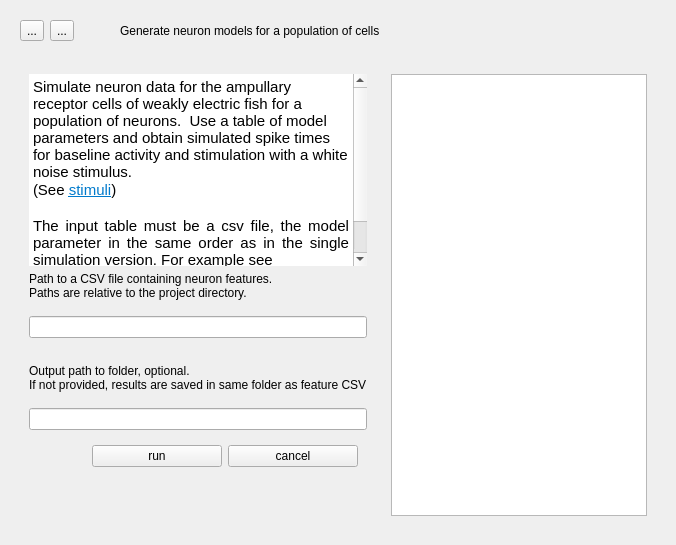
      <widget class="QWidget" name="table_gen">
       <layout class="QVBoxLayout" name="verticalLayout_16" stretch="0,1">
        <item>
         <widget class="QWidget" name="tc_header" native="true">
          <layout class="QHBoxLayout" name="horizontalLayout_4">
           <item>
            <widget class="QToolButton" name="tc_back_to_main">
             <property name="maximumSize">
              <size>
               <width>16777215</width>
               <height>27</height>
              </size>
             </property>
             <property name="text">
              <string>...</string>
             </property>
             <property name="icon">
              <iconset resource="resources.qrc">
               <normaloff>:/icons/pictograms/home.png</normaloff>:/icons/pictograms/home.png</iconset>
             </property>
            </widget>
           </item>
           <item>
            <widget class="QToolButton" name="tc_to_single">
             <property name="maximumSize">
              <size>
               <width>16777215</width>
               <height>27</height>
              </size>
             </property>
             <property name="text">
              <string>...</string>
             </property>
             <property name="icon">
              <iconset resource="resources.qrc">
               <normaloff>:/icons/pictograms/arrow_back.png</normaloff>:/icons/pictograms/arrow_back.png</iconset>
             </property>
            </widget>
           </item>
           <item>
            <spacer name="horizontalSpacer_3">
             <property name="orientation">
              <enum>Qt::Horizontal</enum>
             </property>
             <property name="sizeType">
              <enum>QSizePolicy::Maximum</enum>
             </property>
             <property name="sizeHint" stdset="0">
              <size>
               <width>40</width>
               <height>20</height>
              </size>
             </property>
            </spacer>
           </item>
           <item>
            <widget class="QLabel" name="tc_title">
             <property name="text">
              <string>Generate neuron models for a population of cells</string>
             </property>
             <property name="role" stdset="0">
              <string>title</string>
             </property>
            </widget>
           </item>
          </layout>
         </widget>
        </item>
        <item>
         <widget class="QWidget" name="tc_content" native="true">
          <layout class="QHBoxLayout" name="horizontalLayout_8">
           <item>
            <widget class="QWidget" name="tc_left_box" native="true">
             <layout class="QVBoxLayout" name="verticalLayout_27" stretch="0,0,0,0,0,0,0,0,0,1">
              <item>
               <widget class="QTextBrowser" name="tc_info">
                <property name="frameShape">
                 <enum>QFrame::NoFrame</enum>
                </property>
                <property name="html">
                 <string>&lt;!DOCTYPE HTML PUBLIC &quot;-//W3C//DTD HTML 4.0//EN&quot; &quot;http://www.w3.org/TR/REC-html40/strict.dtd&quot;&gt;
&lt;html&gt;&lt;head&gt;&lt;meta name=&quot;qrichtext&quot; content=&quot;1&quot; /&gt;&lt;meta charset=&quot;utf-8&quot; /&gt;&lt;style type=&quot;text/css&quot;&gt;
p, li { white-space: pre-wrap; }
hr { height: 1px; border-width: 0; }
li.unchecked::marker { content: &quot;\2610&quot;; }
li.checked::marker { content: &quot;\2612&quot;; }
&lt;/style&gt;&lt;/head&gt;&lt;body style=&quot; font-family:'.AppleSystemUIFont'; font-size:13pt; font-weight:400; font-style:normal;&quot;&gt;
&lt;p style=&quot; margin-top:0px; margin-bottom:0px; margin-left:0px; margin-right:0px; -qt-block-indent:0; text-indent:0px;&quot;&gt;&lt;span style=&quot; font-family:'Ubuntu'; font-size:11pt;&quot;&gt;Simulate neuron data for the ampullary receptor cells of weakly electric fish for a population of neurons.  Use a table of model parameters and obtain simulated spike times for baseline activity and stimulation with a white noise stimulus.&lt;/span&gt;&lt;/p&gt;
&lt;p style=&quot; margin-top:0px; margin-bottom:0px; margin-left:0px; margin-right:0px; -qt-block-indent:0; text-indent:0px;&quot;&gt;&lt;span style=&quot; font-family:'Ubuntu'; font-size:11pt;&quot;&gt;(See &lt;/span&gt;&lt;a href=&quot;../../stimuli&quot;&gt;&lt;span style=&quot; font-family:'Ubuntu'; font-size:11pt; text-decoration: underline; color:#007acc;&quot;&gt;stimuli&lt;/span&gt;&lt;/a&gt;&lt;span style=&quot; font-family:'Ubuntu'; font-size:11pt;&quot;&gt;)&lt;/span&gt;&lt;/p&gt;
&lt;p align=&quot;justify&quot; style=&quot;-qt-paragraph-type:empty; margin-top:0px; margin-bottom:0px; margin-left:0px; margin-right:0px; -qt-block-indent:0; text-indent:0px; font-family:'Ubuntu'; font-size:11pt;&quot;&gt;&lt;br /&gt;&lt;/p&gt;
&lt;p align=&quot;justify&quot; style=&quot; margin-top:0px; margin-bottom:0px; margin-left:0px; margin-right:0px; -qt-block-indent:0; text-indent:0px;&quot;&gt;&lt;span style=&quot; font-family:'Ubuntu'; font-size:11pt;&quot;&gt;The input table must be a csv file, the model parameter in the same order as in the single simulation version. For example see&lt;/span&gt;&lt;/p&gt;
&lt;p align=&quot;justify&quot; style=&quot; margin-top:0px; margin-bottom:0px; margin-left:0px; margin-right:0px; -qt-block-indent:0; text-indent:0px;&quot;&gt;&lt;a href=&quot;../../examples/example_features.csv&quot;&gt;&lt;span style=&quot; font-family:'Ubuntu'; font-size:11pt; text-decoration: underline; color:#007acc;&quot;&gt;example_features.csv&lt;/span&gt;&lt;/a&gt;&lt;/p&gt;
&lt;p align=&quot;justify&quot; style=&quot;-qt-paragraph-type:empty; margin-top:0px; margin-bottom:0px; margin-left:0px; margin-right:0px; -qt-block-indent:0; text-indent:0px; font-family:'Ubuntu'; font-size:11pt;&quot;&gt;&lt;br /&gt;&lt;/p&gt;&lt;/body&gt;&lt;/html&gt;</string>
                </property>
               </widget>
              </item>
              <item>
               <widget class="QLabel" name="tc_input_label">
                <property name="text">
                 <string>Path to a CSV file containing neuron features.
Paths are relative to the project directory.</string>
                </property>
               </widget>
              </item>
              <item>
               <spacer name="verticalSpacer_10">
                <property name="orientation">
                 <enum>Qt::Vertical</enum>
                </property>
                <property name="sizeType">
                 <enum>QSizePolicy::Fixed</enum>
                </property>
                <property name="sizeHint" stdset="0">
                 <size>
                  <width>20</width>
                  <height>10</height>
                 </size>
                </property>
               </spacer>
              </item>
              <item>
               <widget class="QLineEdit" name="tc_input_path"/>
              </item>
              <item>
               <spacer name="verticalSpacer_9">
                <property name="orientation">
                 <enum>Qt::Vertical</enum>
                </property>
                <property name="sizeType">
                 <enum>QSizePolicy::Fixed</enum>
                </property>
                <property name="sizeHint" stdset="0">
                 <size>
                  <width>20</width>
                  <height>20</height>
                 </size>
                </property>
               </spacer>
              </item>
              <item>
               <widget class="QLabel" name="tc_output_label">
                <property name="text">
                 <string>Output path to folder, optional.
If not provided, results are saved in same folder as feature CSV</string>
                </property>
               </widget>
              </item>
              <item>
               <spacer name="verticalSpacer_8">
                <property name="orientation">
                 <enum>Qt::Vertical</enum>
                </property>
                <property name="sizeType">
                 <enum>QSizePolicy::Fixed</enum>
                </property>
                <property name="sizeHint" stdset="0">
                 <size>
                  <width>20</width>
                  <height>10</height>
                 </size>
                </property>
               </spacer>
              </item>
              <item>
               <widget class="QLineEdit" name="tc_output_path"/>
              </item>
              <item alignment="Qt::AlignRight">
               <widget class="QWidget" name="tc_control_widget" native="true">
                <layout class="QHBoxLayout" name="horizontalLayout_11">
                 <item>
                  <widget class="QPushButton" name="tc_btn_run">
                   <property name="sizePolicy">
                    <sizepolicy hsizetype="Fixed" vsizetype="Fixed">
                     <horstretch>0</horstretch>
                     <verstretch>0</verstretch>
                    </sizepolicy>
                   </property>
                   <property name="minimumSize">
                    <size>
                     <width>130</width>
                     <height>0</height>
                    </size>
                   </property>
                   <property name="maximumSize">
                    <size>
                     <width>130</width>
                     <height>16777215</height>
                    </size>
                   </property>
                   <property name="text">
                    <string>run</string>
                   </property>
                  </widget>
                 </item>
                 <item>
                  <widget class="QPushButton" name="tc_btn_cancel">
                   <property name="sizePolicy">
                    <sizepolicy hsizetype="Fixed" vsizetype="Fixed">
                     <horstretch>0</horstretch>
                     <verstretch>0</verstretch>
                    </sizepolicy>
                   </property>
                   <property name="minimumSize">
                    <size>
                     <width>130</width>
                     <height>0</height>
                    </size>
                   </property>
                   <property name="maximumSize">
                    <size>
                     <width>130</width>
                     <height>16777215</height>
                    </size>
                   </property>
                   <property name="text">
                    <string>cancel</string>
                   </property>
                  </widget>
                 </item>
                </layout>
               </widget>
              </item>
              <item>
               <spacer name="tc_verticalSpacer_1">
                <property name="orientation">
                 <enum>Qt::Vertical</enum>
                </property>
                <property name="sizeHint" stdset="0">
                 <size>
                  <width>20</width>
                  <height>40</height>
                 </size>
                </property>
               </spacer>
              </item>
             </layout>
            </widget>
           </item>
           <item>
            <widget class="QWidget" name="tc_right_box" native="true">
             <layout class="QVBoxLayout" name="verticalLayout_28">
              <item>
               <widget class="QPlainTextEdit" name="tc_text_output">
                <property name="readOnly">
                 <bool>true</bool>
                </property>
               </widget>
              </item>
             </layout>
            </widget>
           </item>
          </layout>
         </widget>
        </item>
       </layout>
      </widget>
